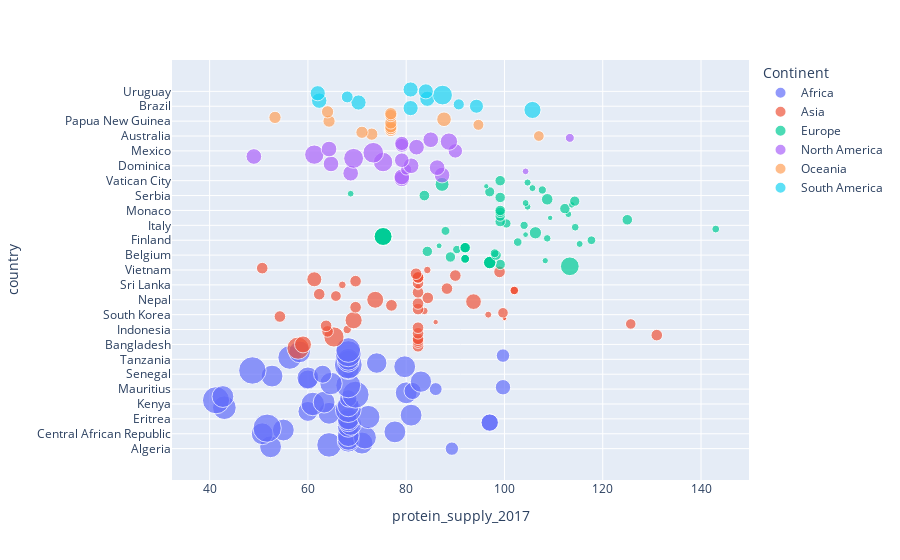

Notebook source saved alongside this figure:
### Markdown cell above
In the case of crime index, clustering is needed forming. Europe for example shows overall a low score (good). Interesting the most dangerous in terms of this metric are Belarus and France.

The three most "safe" coutries are Qatar, United Arah Emirates, and Oman. Interesting situation in Asia yet universally identify as Middle Eastern countries. Which are perspective by people or media outlets as 'hostile and volitile' environment due to the perception of perpetual war. 

However, one thing to note, and could be a point of concern it is abundance of countries overlapping each other. This is due to the lack of data from the original source, and therefore the transformation I applied in the cleaning process. This could affect the clustering and cause dishonesty. But we will see.

### Code cell
fig = px.scatter(data, x="protein_supply_2017", y="country", color="Continent",
                 size='food_insecurity_2017', hover_data=['protein_supply_2017'])
fig.show()

### Figure 1 — Plotly figure (JSON) as saved in the notebook; plotly's stock layout.template omitted (floating-point values rounded to 4 significant figures)
{"data": [{"hovertemplate": "Continent=Africa<br>protein_supply_2017=%{x}<br>country=%{y}<br>food_insecurity_2017=%{marker.size}<extra></extra>", "legendgroup": "Africa", "marker": {"color": "#636efa", "size": [19.7, 52.49, 66.3, 53.4, 52.49, 52.49, 58, 52.49, 52.49, 52.49, 52.49, 87.9, 52.49, 52.49, 33.1, 33.1, 52.49, 52.49, 59.4, 52.49, 52.7, 43.8, 74.1, 61.7, 52.49, 60.9, 52.49, 81, 33.2, 52.49, 80.3, 52.49, 32.3, 18.5, 26.1, 68.4, 55.3, 50, 42.8, 52.49, 52.49, 35.8, 14.3, 83, 52.49, 52.49, 85.1, 46.4, 52.49, 52.49, 61.8, 20, 74.8, 52, 67], "sizemode": "area", "sizeref": 0.2198, "symbol": "circle"}, "mode": "markers", "name": "Africa", "orientation": "h", "showlegend": true, "type": "scatter", "x": [89.3, 52.4, 64.3, 71, 68.21, 68.21, 71.6, 68.21, 50.7, 77.7, 55, 51.7, 68.21, 68.7, 97, 97, 68.21, 68.21, 72.3, 81, 64.3, 60, 68.21, 43, 68.21, 61, 63.3, 41.3, 68.21, 42.7, 69.7, 80, 81.3, 86, 99.7, 68.21, 64.7, 83, 60, 60, 52.7, 63, 68.21, 48.7, 68.21, 79.7, 68.21, 74, 68.21, 68.21, 56.3, 99.7, 68.21, 58.3, 68.21], "xaxis": "x", "y": ["Algeria", "Angola", "Benin", "Botswana", "Burkina", "Burundi", "Cameroon", "Cape Verde", "Central African Republic", "Chad", "Comoros", "Congo", "Congo, Democratic Republic of", "Djibouti", "Egypt", "Egypt", "Equatorial Guinea", "Eritrea", "Ethiopia", "Gabon", "Gambia", "Ghana", "Guinea", "Guinea-Bissau", "Ivory Coast", "Kenya", "Lesotho", "Liberia", "Libya", "Madagascar", "Malawi", "Mali", "Mauritania", "Mauritius", "Morocco", "Mozambique", "Namibia", "Niger", "Nigeria", "Rwanda", "Sao Tome and Principe", "Senegal", "Seychelles", "Sierra Leone", "Somalia", "South Africa", "South Sudan", "Sudan", "Swaziland", "Tanzania", "Togo", "Tunisia", "Uganda", "Zambia", "Zimbabwe"], "yaxis": "y"}, {"hovertemplate": "Continent=Asia<br>protein_supply_2017=%{x}<br>country=%{y}<br>food_insecurity_2017=%{marker.size}<extra></extra>", "legendgroup": "Asia", "marker": {"color": "#EF553B", "size": [54.3, 14.82, 31.5, 14.82, 14.82, 14.82, 44.9, 14.82, 14.82, 14.82, 7.6, 14.82, 14.82, 12.3, 3.2, 32.4, 2.1, 2.1, 2.1, 2.1, 14.82, 5.4, 12.3, 6.3, 14.82, 14.82, 15.1, 14.82, 27.1, 31.6, 14.82, 12.8, 14.82, 14.82, 7.9, 7.9, 7.9, 14.82, 4.1, 6.5, 14.82, 14.82, 24.8, 14.82, 14.82, 14.82, 14.82, 14.82, 14.82, 14.9, 6.2, 14.82], "sizemode": "area", "sizeref": 0.2198, "symbol": "circle"}, "mode": "markers", "name": "Asia", "orientation": "h", "showlegend": true, "type": "scatter", "x": [58, 82.41, 59, 82.41, 82.41, 82.41, 65.3, 131, 82.41, 64, 68, 82.41, 63.7, 125.7, 86, 69.3, 100, 100, 100, 100, 54.3, 96.7, 99.7, 83.7, 82.41, 69.7, 77, 82.41, 93.7, 73.7, 84.4, 65.7, 62.3, 82.41, 102, 102, 102, 88.3, 82.41, 67, 82.41, 69.7, 61.3, 82.41, 82.41, 82.41, 82.41, 90, 82, 99, 84.3, 50.7], "xaxis": "x", "y": ["Afghanistan", "Bahrain", "Bangladesh", "Bhutan", "Brunei", "Burma (Myanmar)", "Cambodia", "China", "East Timor", "India", "Indonesia", "Iran", "Iraq", "Israel", "Japan", "Jordan", "Kazakhstan", "Kazakhstan", "Kazakhstan", "Kazakhstan", "North Korea", "South Korea", "Kuwait", "Kyrgyzstan", "Laos", "Lebanon", "Malaysia", "Maldives", "Mongolia", "Nepal", "Oman", "Pakistan", "Philippines", "Qatar", "Russia", "Russia", "Russia", "Saudi Arabia", "Singapore", "Sri Lanka", "Syria", "Tajikistan", "Thailand", "Turkey", "Turkey", "Turkey", "Turkey", "Turkmenistan", "United Arab Emirates", "Uzbekistan", "Vietnam", "Yemen"], "yaxis": "y"}, {"hovertemplate": "Continent=Europe<br>protein_supply_2017=%{x}<br>country=%{y}<br>food_insecurity_2017=%{marker.size}<extra></extra>", "legendgroup": "Europe", "marker": {"color": "#00cc96", "size": [38.6, 12.04, 17.1, 17.1, 17.1, 17.1, 4.4, 8.6, 8.6, 8.6, 8.6, 12.04, 12.04, 8.7, 12, 7.8, 12.04, 12.04, 12.04, 12.04, 3.9, 5.4, 8.2, 8.3, 6.3, 35.5, 35.5, 35.5, 35.5, 3.6, 16.6, 8.8, 6.8, 6.6, 7.5, 9.4, 12.04, 12.3, 3.3, 12.04, 5.1, 12.04, 12.04, 12, 5.1, 4.8, 5.3, 11.6, 14.7, 12.04, 12.5, 5, 11.2, 7.5, 5.4, 3.1, 21.5, 5.6, 12.04], "sizemode": "area", "sizeref": 0.2198, "symbol": "circle"}, "mode": "markers", "name": "Europe", "orientation": "h", "showlegend": true, "type": "scatter", "x": [113.3, 99.13, 97, 97, 97, 97, 108.3, 92, 92, 92, 92, 89, 98.3, 98, 84.3, 90.3, 92, 92, 92, 92, 86.7, 115.3, 102.7, 117.7, 108.7, 75.3, 75.3, 75.3, 75.3, 104.3, 106.3, 88, 143, 114.4, 104, 100.4, 99.13, 125, 109.3, 99.13, 113, 99.13, 99.13, 112.3, 104.7, 113.7, 104.3, 114.3, 108.7, 99.13, 83.7, 68.7, 97, 107.7, 105.7, 96.3, 87.3, 104.7, 99.13], "xaxis": "x", "y": ["Albania", "Andorra", "Armenia", "Armenia", "Armenia", "Armenia", "Austria", "Azerbaijan", "Azerbaijan", "Azerbaijan", "Azerbaijan", "Belarus", "Belgium", "Bosnia and Herzegovina", "Bulgaria", "Croatia", "Cyprus", "Cyprus", "Cyprus", "Cyprus", "Czech Republic", "Denmark", "Estonia", "Finland", "France", "Georgia", "Georgia", "Georgia", "Georgia", "Germany", "Greece", "Hungary", "Iceland", "Ireland", "Italy", "Latvia", "Liechtenstein", "Lithuania", "Luxembourg", "Macedonia", "Malta", "Moldova", "Monaco", "Montenegro", "Netherlands", "Norway", "Poland", "Portugal", "Romania", "San Marino", "Serbia", "Slovakia", "Slovenia", "Spain", "Sweden", "Switzerland", "Ukraine", "United Kingdom", "Vatican City"], "yaxis": "y"}, {"hovertemplate": "Continent=North America<br>protein_supply_2017=%{x}<br>country=%{y}<br>food_insecurity_2017=%{marker.size}<extra></extra>", "legendgroup": "North America", "marker": {"color": "#ab63fa", "size": [26.99, 26.99, 26.99, 26.99, 5, 13.7, 26.99, 26.99, 26.99, 41.6, 23.6, 43.5, 26.99, 41.1, 46.9, 23, 26.99, 26.99, 21.1, 22.2, 33.3, 26.99, 8.9], "sizemode": "area", "sizeref": 0.2198, "symbol": "circle"}, "mode": "markers", "name": "North America", "orientation": "h", "showlegend": true, "type": "scatter", "x": [79.11, 79.11, 87.3, 68.7, 104.3, 80, 86.3, 81, 64.7, 75.3, 79.11, 69.3, 49, 61.3, 73.3, 90, 64.3, 82.1, 79.11, 79.11, 88.7, 85, 113.3], "xaxis": "x", "y": ["Antigua and Barbuda", "Bahamas", "Barbados", "Belize", "Canada", "Costa Rica", "Cuba", "Dominica", "Dominican Republic", "El Salvador", "Grenada", "Guatemala", "Haiti", "Honduras", "Jamaica", "Mexico", "Nicaragua", "Panama", "Saint Kitts and Nevis", "Saint Lucia", "Saint Vincent and the Grenadines", "Trinidad and Tobago", "United States"], "yaxis": "y"}, {"hovertemplate": "Continent=Oceania<br>protein_supply_2017=%{x}<br>country=%{y}<br>food_insecurity_2017=%{marker.size}<extra></extra>", "legendgroup": "Oceania", "marker": {"color": "#FFA15A", "size": [12.7, 16.53, 16.53, 16.53, 16.53, 16.53, 16.53, 13.3, 16.53, 16.53, 23.6, 16.53, 16.53, 16.53, 16.53], "sizemode": "area", "sizeref": 0.2198, "symbol": "circle"}, "mode": "markers", "name": "Oceania", "orientation": "h", "showlegend": true, "type": "scatter", "x": [107, 73, 71, 76.88, 76.88, 76.88, 76.88, 94.7, 76.88, 64.3, 87.7, 53.3, 76.88, 76.88, 64], "xaxis": "x", "y": ["Australia", "Fiji", "Kiribati", "Marshall Islands", "Micronesia", "Micronesia", "Nauru", "New Zealand", "Palau", "Papua New Guinea", "Samoa", "Solomon Islands", "Tonga", "Tuvalu", "Vanuatu"], "yaxis": "y"}, {"hovertemplate": "Continent=South America<br>protein_supply_2017=%{x}<br>country=%{y}<br>food_insecurity_2017=%{marker.size}<extra></extra>", "legendgroup": "South America", "marker": {"color": "#19d3f3", "size": [32.3, 25.37, 21.8, 13.7, 25.37, 26.2, 25.37, 15.6, 42.9, 25.37, 25.1, 25.37], "sizemode": "area", "sizeref": 0.2198, "symbol": "circle"}, "mode": "markers", "name": "South America", "orientation": "h", "showlegend": true, "type": "scatter", "x": [105.7, 80.9, 94.3, 90.7, 70.3, 62.3, 84.3, 68, 87.4, 62, 84, 80.9], "xaxis": "x", "y": ["Argentina", "Bolivia", "Brazil", "Chile", "Colombia", "Ecuador", "Guyana", "Paraguay", "Peru", "Suriname", "Uruguay", "Venezuela"], "yaxis": "y"}], "layout": {"legend": {"itemsizing": "constant", "title": {"text": "Continent"}, "tracegroupgap": 0}, "margin": {"t": 60}, "xaxis": {"anchor": "y", "domain": [0, 1], "title": {"text": "protein_supply_2017"}}, "yaxis": {"anchor": "x", "domain": [0, 1], "title": {"text": "country"}}}}
